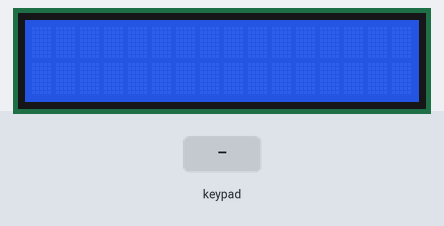
Simulated run of this sketch. Board: Arduino Uno, built with avr-gcc and run on an emulated ATmega328P. On the bench: 16×2 character LCD. The inputs (shaded band) are chosen by the test bench.

Above: at 1.2 s.
1.3 s: keypad keys 1 3 9 7 2 pressed 0.4 s apart
At 1.8 s:
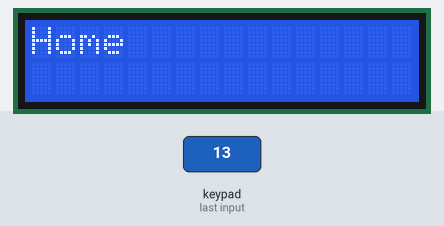
4.8 s: key '5' pressed
At 6.0 s:
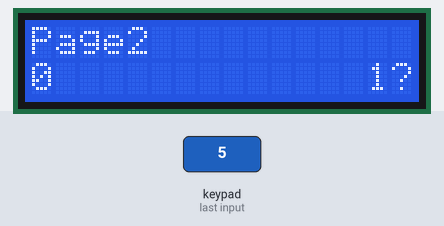
6.3 s: key '2' pressed
At 7.2 s:
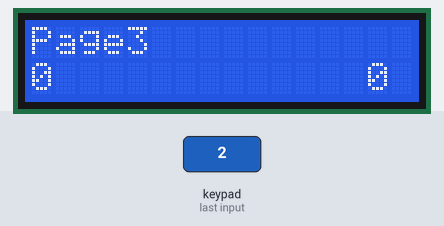
7.8 s: keypad keys 7 6 5 4 pressed 0.4 s apart
At 8.81 s:
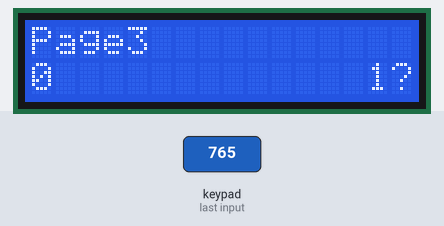
Timing chart, 0 to 10.8 s (numbered marks = the images above; inputs shaded):
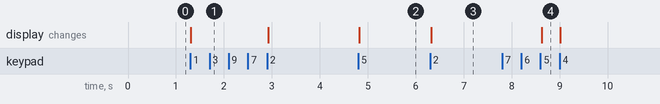

The sketch:

LCD_Menu2.ino
```cpp
/*
 Name:		LCD_Menu2.ino
 Created:	13-Feb-21 3:51:59 PM
 Author:	BumbleBee

 Description: Menu on LCD with Edit as option
*/


//LCD and Keypad Libraries
#include <LiquidCrystal_I2C.h>
#include <Wire.h>
#include <string.h>
#include <Keypad.h>
#include <Key.h>

//KEYPAD
const byte ROWS = 4; //four rows
const byte COLS = 4; //three columns
char keys[ROWS][COLS] = {
  {'1','2','3','A'},
  {'4','5','6','B'},
  {'7','8','9','C'},
  {'*','0','#','D'}
};

byte rowPins[ROWS] = { 7,6,5,4 }; //connect to the row pinouts of the keypad
byte colPins[COLS] = { 11, 10, 9,8 }; //connect to the column pinouts of the keypad

Keypad keypad = Keypad(makeKeymap(keys), rowPins, colPins, ROWS, COLS);


//LCD
LiquidCrystal_I2C lcd(0x27, 16, 2);  // set the LCD address to 0x27 for a 16 chars and 2 line display

const int pages = 4;
char* title[pages] = { "Home","Page2","Page3","Page4" };
int variables[3][pages] = {
	{17000,	0	,0	,8000	},	//value [17000 is (Do not Print)]
	{17000,	0	,0	,0		},	//min
	{17000,	127 ,127,16383	}	//max
};

int current_page = 0;
int tmp = 17000;
bool question_mark = true;

int lcd_print(char* to_print, int col, int row, bool clear) {
	//prints to_print to LCD.
	//col: 1-16
	//row: 1-2
	//to_print: must be <=16 characters
	if (strlen(to_print) > 16) {
		lcd.clear();
		lcd.setCursor(0, 0);
		lcd.print("LEN > 16 ERROR");
		return 1;
	}
	if (col > 16 || col < 1) {
		lcd.clear();
		lcd.setCursor(0, 0);
		lcd.print("COL ERROR");
		lcd.setCursor(0, 1);
		lcd.print(to_print);
		return 1;
	}

	if (row > 2 || row < 1) {
		lcd.clear();
		lcd.setCursor(0, 0);
		lcd.print("ROW ERROR");
		lcd.setCursor(0, 1);
		lcd.print(to_print);
		return 1;
	}

	if (clear == true)  lcd.clear();

	lcd.setCursor(col - 1, row - 1);
	lcd.print(to_print);
	return 0;
}

int lcd_print_int(int to_print_int, int col, int row, bool clear, bool questionmark) {
	//prints to_print to LCD.
	//col: 1-16
	//row: 1-2
	//to_print: must be <=16 characters
	char buffer[16]; //to store converted int to string
	itoa(to_print_int, buffer, 10); //10 - base (DECIMAL)

	if (strlen(buffer) > 16) {
		lcd.clear();
		lcd.setCursor(0, 0);
		lcd.print("LEN > 16 ERROR");
		return 1;
	}

	//DO NOT PRINT CONDITION
	if (strcmp(buffer, "17000") == 0) return 0;

	if (row > 2 || row < 1) {
		lcd.clear();
		lcd.setCursor(0, 0);
		lcd.print("ROW ERROR");
		lcd.setCursor(0, 1);
		lcd.print(buffer);
		return 1;
	}

	if (col > 17|| col < 0) {
		lcd.clear();
		lcd.setCursor(0, 0);
		lcd.print("COL ERROR");
		lcd.setCursor(0, 1);
		lcd.print(buffer);
		return 1;
	}
	else if (col == 0) { //left align
		col = 1;
	}

	else if (col == 17) {//right align
		col = 16 - strlen(buffer);
	}
	//if (questionmark == true) col--; //move to left 1 space for question mark

	if (clear == true)  lcd.clear();

	lcd.setCursor(col - 1, row - 1);
	lcd.print(buffer);

	if (questionmark == true) {
		lcd.setCursor(16-1, row - 1);
		lcd.print("?");
	}

	return 0;
}

void setup() {
	lcd.init();
	lcd.backlight();

}


// the loop function runs over and over again until power down or reset
void loop() {
	//search for Keypad Input
	char key = keypad.getKey();
	if (key != NO_KEY) {
		if (key == '1') {
			current_page <= 0 ? current_page = 0 : current_page--;
			tmp = variables[0][current_page];

		}
		else if (key == '2') {
			current_page >= pages - 1 ? current_page = pages - 1 : current_page++;
			tmp = variables[0][current_page];
		}

		else if (key == '4') { //Subtract
			tmp > variables[1][current_page] ? tmp-- : tmp;
		}
		else if (key == '5') { //Add
			tmp < variables[2][current_page] ? tmp++ : tmp;

		}
		else if (key == '6') { //Save Changes
			variables[0][current_page] = tmp;
		}

		tmp != variables[0][current_page] ? question_mark = true: question_mark = false;

		//current_page < 0 ? current_page = 0 : current_page;
		//current_page > pages-1? current_page = pages -1 : current_page;

		lcd_print(title[current_page], 1, 1, true);
		lcd_print_int(variables[0][current_page], 0, 2, false,false); //actual value on left
		lcd_print_int(tmp, 17, 2, false, question_mark); //tmp on right
	}

	//if key1 is pressed,
		//show_in_display(

	//delay(10);
}
```

Measured:
- after the input at 1.3 s, the display: changes at once (image 1)
- after the input at 4.8 s, the display: changes at once (image 2)
- after the input at 6.3 s, the display: changes at once (image 3)
- after the input at 7.8 s, the display: changes after 0.82 s (image 4)
